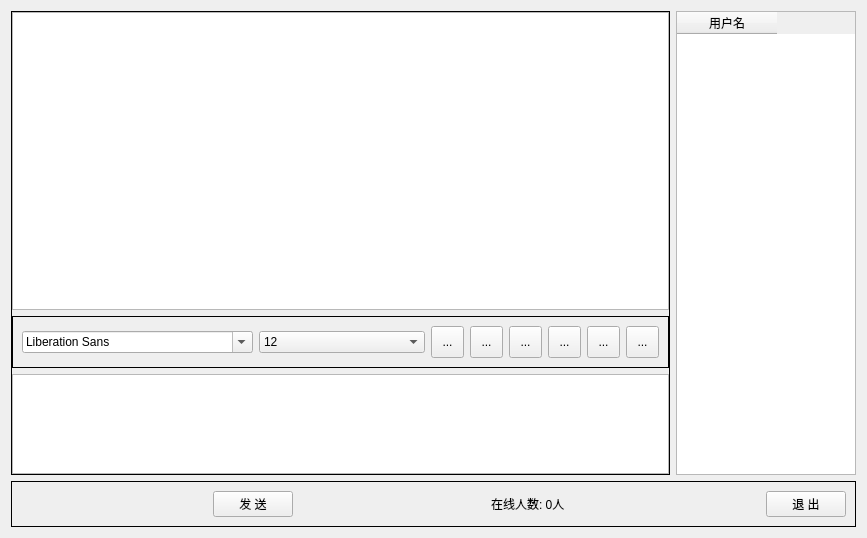
<?xml version="1.0" encoding="UTF-8"?>
<ui version="4.0">
 <class>Widget</class>
 <widget class="QWidget" name="Widget">
  <property name="geometry">
   <rect>
    <x>0</x>
    <y>0</y>
    <width>867</width>
    <height>538</height>
   </rect>
  </property>
  <property name="windowTitle">
   <string>Widget</string>
  </property>
  <layout class="QHBoxLayout" name="horizontalLayout_6">
   <item>
    <widget class="QWidget" name="widget_5" native="true">
     <layout class="QVBoxLayout" name="verticalLayout_3">
      <property name="spacing">
       <number>6</number>
      </property>
      <property name="leftMargin">
       <number>0</number>
      </property>
      <property name="topMargin">
       <number>0</number>
      </property>
      <property name="rightMargin">
       <number>0</number>
      </property>
      <property name="bottomMargin">
       <number>0</number>
      </property>
      <item>
       <widget class="QWidget" name="widget_4" native="true">
        <layout class="QHBoxLayout" name="horizontalLayout_4">
         <property name="spacing">
          <number>6</number>
         </property>
         <property name="leftMargin">
          <number>0</number>
         </property>
         <property name="topMargin">
          <number>0</number>
         </property>
         <property name="rightMargin">
          <number>0</number>
         </property>
         <property name="bottomMargin">
          <number>0</number>
         </property>
         <item>
          <widget class="QFrame" name="frame_3">
           <property name="frameShape">
            <enum>QFrame::Box</enum>
           </property>
           <layout class="QVBoxLayout" name="verticalLayout_2">
            <property name="spacing">
             <number>6</number>
            </property>
            <property name="leftMargin">
             <number>0</number>
            </property>
            <property name="topMargin">
             <number>0</number>
            </property>
            <property name="rightMargin">
             <number>0</number>
            </property>
            <property name="bottomMargin">
             <number>0</number>
            </property>
            <item>
             <widget class="QWidget" name="widget" native="true">
              <layout class="QVBoxLayout" name="verticalLayout">
               <property name="leftMargin">
                <number>0</number>
               </property>
               <property name="topMargin">
                <number>0</number>
               </property>
               <property name="rightMargin">
                <number>0</number>
               </property>
               <property name="bottomMargin">
                <number>0</number>
               </property>
               <item>
                <widget class="QTextBrowser" name="msgBrowser"/>
               </item>
              </layout>
             </widget>
            </item>
            <item>
             <widget class="QFrame" name="frame_2">
              <property name="frameShape">
               <enum>QFrame::Box</enum>
              </property>
              <layout class="QHBoxLayout" name="horizontalLayout">
               <item>
                <widget class="QFontComboBox" name="fontCbx"/>
               </item>
               <item>
                <widget class="QComboBox" name="sizeCbx">
                 <property name="currentIndex">
                  <number>4</number>
                 </property>
                 <item>
                  <property name="text">
                   <string>8</string>
                  </property>
                 </item>
                 <item>
                  <property name="text">
                   <string>9</string>
                  </property>
                 </item>
                 <item>
                  <property name="text">
                   <string>10</string>
                  </property>
                 </item>
                 <item>
                  <property name="text">
                   <string>11</string>
                  </property>
                 </item>
                 <item>
                  <property name="text">
                   <string>12</string>
                  </property>
                 </item>
                 <item>
                  <property name="text">
                   <string>13</string>
                  </property>
                 </item>
                 <item>
                  <property name="text">
                   <string>14</string>
                  </property>
                 </item>
                 <item>
                  <property name="text">
                   <string>15</string>
                  </property>
                 </item>
                 <item>
                  <property name="text">
                   <string>16</string>
                  </property>
                 </item>
                 <item>
                  <property name="text">
                   <string>17</string>
                  </property>
                 </item>
                 <item>
                  <property name="text">
                   <string>18</string>
                  </property>
                 </item>
                 <item>
                  <property name="text">
                   <string>19</string>
                  </property>
                 </item>
                 <item>
                  <property name="text">
                   <string>20</string>
                  </property>
                 </item>
                 <item>
                  <property name="text">
                   <string>21</string>
                  </property>
                 </item>
                 <item>
                  <property name="text">
                   <string>22</string>
                  </property>
                 </item>
                </widget>
               </item>
               <item>
                <widget class="QToolButton" name="boldTBtn">
                 <property name="minimumSize">
                  <size>
                   <width>33</width>
                   <height>32</height>
                  </size>
                 </property>
                 <property name="toolTip">
                  <string>加粗</string>
                 </property>
                 <property name="text">
                  <string>...</string>
                 </property>
                 <property name="icon">
                  <iconset resource="res.qrc">
                   <normaloff>:/images/bold.png</normaloff>:/images/bold.png</iconset>
                 </property>
                 <property name="iconSize">
                  <size>
                   <width>26</width>
                   <height>26</height>
                  </size>
                 </property>
                 <property name="checkable">
                  <bool>true</bool>
                 </property>
                </widget>
               </item>
               <item>
                <widget class="QToolButton" name="italicTBtn">
                 <property name="minimumSize">
                  <size>
                   <width>33</width>
                   <height>32</height>
                  </size>
                 </property>
                 <property name="toolTip">
                  <string>倾斜</string>
                 </property>
                 <property name="text">
                  <string>...</string>
                 </property>
                 <property name="icon">
                  <iconset resource="res.qrc">
                   <normaloff>:/images/italic.png</normaloff>:/images/italic.png</iconset>
                 </property>
                 <property name="iconSize">
                  <size>
                   <width>26</width>
                   <height>26</height>
                  </size>
                 </property>
                 <property name="checkable">
                  <bool>true</bool>
                 </property>
                </widget>
               </item>
               <item>
                <widget class="QToolButton" name="underlineTBtn">
                 <property name="minimumSize">
                  <size>
                   <width>33</width>
                   <height>32</height>
                  </size>
                 </property>
                 <property name="toolTip">
                  <string>下划线</string>
                 </property>
                 <property name="text">
                  <string>...</string>
                 </property>
                 <property name="icon">
                  <iconset resource="res.qrc">
                   <normaloff>:/images/under.png</normaloff>:/images/under.png</iconset>
                 </property>
                 <property name="iconSize">
                  <size>
                   <width>26</width>
                   <height>26</height>
                  </size>
                 </property>
                 <property name="checkable">
                  <bool>true</bool>
                 </property>
                </widget>
               </item>
               <item>
                <widget class="QToolButton" name="colorTBtn">
                 <property name="minimumSize">
                  <size>
                   <width>33</width>
                   <height>32</height>
                  </size>
                 </property>
                 <property name="toolTip">
                  <string>改字体颜色</string>
                 </property>
                 <property name="text">
                  <string>...</string>
                 </property>
                 <property name="icon">
                  <iconset resource="res.qrc">
                   <normaloff>:/images/color.png</normaloff>:/images/color.png</iconset>
                 </property>
                 <property name="iconSize">
                  <size>
                   <width>26</width>
                   <height>26</height>
                  </size>
                 </property>
                </widget>
               </item>
               <item>
                <widget class="QToolButton" name="saveTBtn">
                 <property name="minimumSize">
                  <size>
                   <width>33</width>
                   <height>32</height>
                  </size>
                 </property>
                 <property name="toolTip">
                  <string>保存聊天记录</string>
                 </property>
                 <property name="text">
                  <string>...</string>
                 </property>
                 <property name="icon">
                  <iconset resource="res.qrc">
                   <normaloff>:/images/save.png</normaloff>:/images/save.png</iconset>
                 </property>
                 <property name="iconSize">
                  <size>
                   <width>26</width>
                   <height>26</height>
                  </size>
                 </property>
                </widget>
               </item>
               <item>
                <widget class="QToolButton" name="clearTBtn">
                 <property name="minimumSize">
                  <size>
                   <width>33</width>
                   <height>32</height>
                  </size>
                 </property>
                 <property name="toolTip">
                  <string>清空聊天记录</string>
                 </property>
                 <property name="text">
                  <string>...</string>
                 </property>
                 <property name="icon">
                  <iconset resource="res.qrc">
                   <normaloff>:/images/clear.png</normaloff>:/images/clear.png</iconset>
                 </property>
                 <property name="iconSize">
                  <size>
                   <width>26</width>
                   <height>26</height>
                  </size>
                 </property>
                </widget>
               </item>
              </layout>
             </widget>
            </item>
            <item>
             <widget class="QWidget" name="widget_2" native="true">
              <property name="maximumSize">
               <size>
                <width>16777215</width>
                <height>100</height>
               </size>
              </property>
              <layout class="QHBoxLayout" name="horizontalLayout_2">
               <property name="spacing">
                <number>6</number>
               </property>
               <property name="leftMargin">
                <number>0</number>
               </property>
               <property name="topMargin">
                <number>0</number>
               </property>
               <property name="rightMargin">
                <number>0</number>
               </property>
               <property name="bottomMargin">
                <number>0</number>
               </property>
               <item>
                <widget class="QTextEdit" name="msgTextEdit"/>
               </item>
              </layout>
             </widget>
            </item>
           </layout>
          </widget>
         </item>
         <item>
          <widget class="QWidget" name="widget_3" native="true">
           <property name="maximumSize">
            <size>
             <width>180</width>
             <height>16777215</height>
            </size>
           </property>
           <layout class="QHBoxLayout" name="horizontalLayout_3">
            <property name="spacing">
             <number>6</number>
            </property>
            <property name="leftMargin">
             <number>0</number>
            </property>
            <property name="topMargin">
             <number>0</number>
            </property>
            <property name="rightMargin">
             <number>0</number>
            </property>
            <property name="bottomMargin">
             <number>0</number>
            </property>
            <item>
             <widget class="QTableWidget" name="usrTblWidget">
              <property name="selectionMode">
               <enum>QAbstractItemView::SingleSelection</enum>
              </property>
              <property name="selectionBehavior">
               <enum>QAbstractItemView::SelectRows</enum>
              </property>
              <column>
               <property name="text">
                <string>用户名</string>
               </property>
              </column>
             </widget>
            </item>
           </layout>
          </widget>
         </item>
        </layout>
       </widget>
      </item>
      <item>
       <widget class="QFrame" name="frame_5">
        <property name="frameShape">
         <enum>QFrame::Box</enum>
        </property>
        <layout class="QHBoxLayout" name="horizontalLayout_5">
         <item>
          <spacer name="horizontalSpacer">
           <property name="orientation">
            <enum>Qt::Horizontal</enum>
           </property>
           <property name="sizeHint" stdset="0">
            <size>
             <width>40</width>
             <height>20</height>
            </size>
           </property>
          </spacer>
         </item>
         <item>
          <widget class="QPushButton" name="sendBtn">
           <property name="text">
            <string>发 送</string>
           </property>
           <property name="shortcut">
            <string>Ctrl+Return</string>
           </property>
          </widget>
         </item>
         <item>
          <spacer name="horizontalSpacer_2">
           <property name="orientation">
            <enum>Qt::Horizontal</enum>
           </property>
           <property name="sizeHint" stdset="0">
            <size>
             <width>40</width>
             <height>20</height>
            </size>
           </property>
          </spacer>
         </item>
         <item>
          <widget class="QLabel" name="UsrNumLbl">
           <property name="text">
            <string>在线人数: 0人 </string>
           </property>
          </widget>
         </item>
         <item>
          <spacer name="horizontalSpacer_3">
           <property name="orientation">
            <enum>Qt::Horizontal</enum>
           </property>
           <property name="sizeHint" stdset="0">
            <size>
             <width>40</width>
             <height>20</height>
            </size>
           </property>
          </spacer>
         </item>
         <item>
          <widget class="QPushButton" name="exitBtn">
           <property name="text">
            <string>退 出</string>
           </property>
           <property name="shortcut">
            <string>Ctrl+Q</string>
           </property>
          </widget>
         </item>
        </layout>
       </widget>
      </item>
     </layout>
    </widget>
   </item>
  </layout>
 </widget>
 <resources>
  <include location="res.qrc"/>
 </resources>
 <connections/>
</ui>
